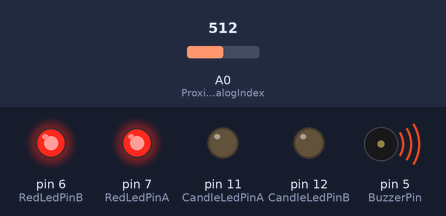
The sketch below on a simulated Arduino Uno, built with avr-gcc and run on an emulated ATmega328P. Shown: output pins drawn as LEDs (lit = HIGH), buzzer (waves = sounding). The inputs (shaded band) are chosen by the test bench; at power-on: A0 (ProximitySensorAnalogIndex) = 512. Random numbers use the default seed unless the sketch sets one.

Above: at 2.2 s.
2.3 s: A0 (ProximitySensorAnalogIndex) set to 95
3.8 s: A0 (ProximitySensorAnalogIndex) set to 76
At 3.95 s:
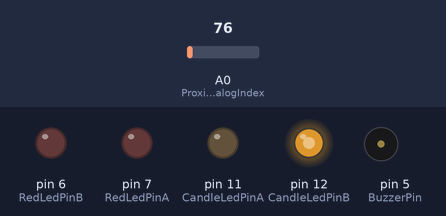
At 4.55 s:
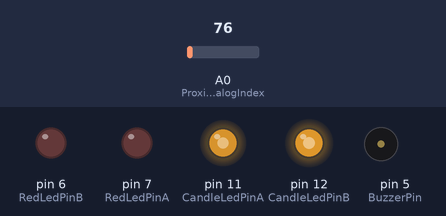
Timing chart, 0 to 4.5 s (numbered marks = the images above; inputs shaded):
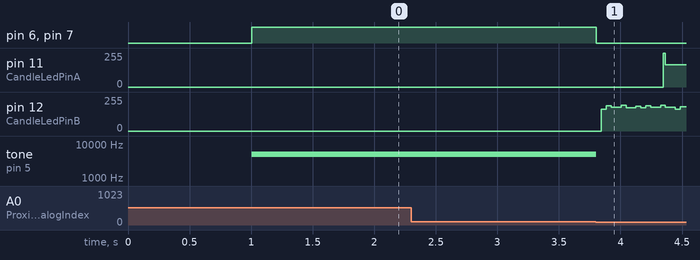

The sketch:

ArduinoJackOLatern.ino
```cpp
// proximity sensor constants
#define ProximitySensorAnalogIndex 0 // note:  This is specifically the analog index, not physical pin
#define ProximityThreshold 85 // larger is closer, 65-512 usable ranges
#define ProximityConsecutiveReadings 32 // number of readings at thresholds before changing proximity state

// proximity effect constants
#define RedLedPinA 7
#define RedLedPinB 6
#define BuzzerPin 5
#define BuzzerFrequencyHertz 5000

// candle effect constants
#define CandleLedPinA 11
#define CandleLedPinB 12
#define CandleFlickerMaxInterval 400
#define CandleFlickerMinInterval 100
#define CandleFlickerMaxBrightness 255
#define CandleFlickerMinBrightness 64

// candle effect variables
unsigned long candlePreviousTime = 0;
unsigned long candleFlickerInterval = CandleFlickerMinInterval;
int candleFlickerStart = CandleFlickerMinBrightness;
int candleFlickerTarget = CandleFlickerMaxBrightness;
int candleFlickerCurrent = CandleFlickerMinBrightness;

// proximity sensor variables
int proximityInRangeReadings = 0;
bool isProximityDetected = false;

void setup()
{
  pinMode(CandleLedPinA, OUTPUT);
  pinMode(CandleLedPinB, OUTPUT);
  pinMode(RedLedPinA, OUTPUT);
  pinMode(RedLedPinB, OUTPUT);
  pinMode(BuzzerPin, OUTPUT);

  delay(1000); // Allow the proximity sensor to initialize
}

void loop()
{
  if (UpdateProximityDetection())
  {
    if (isProximityDetected)
    {
      TurnOffCandleEffect();
      TurnOnProximityEffect();
    }
    else
    {
      TurnOffProximityEffect();
      TurnOnCandleEffect();
    }
  }

  if (isProximityDetected)
  {
    UpdateProximityEffect();
  }
  else
  {
    UpdateCandleEffect();
  }
}


void TurnOnProximityEffect()
{
  digitalWrite(RedLedPinA, HIGH);
  digitalWrite(RedLedPinB, HIGH);
  tone(BuzzerPin, BuzzerFrequencyHertz);
}

void TurnOffProximityEffect()
{
  noTone(BuzzerPin);
  digitalWrite(RedLedPinA, LOW);
  digitalWrite(RedLedPinB, LOW);
}

void UpdateProximityEffect()
{
}

void TurnOnCandleEffect()
{
  digitalWrite(CandleLedPinA, HIGH);
  digitalWrite(CandleLedPinB, HIGH);
}

void TurnOffCandleEffect()
{
  digitalWrite(CandleLedPinA, LOW);
  digitalWrite(CandleLedPinB, LOW);
}

void UpdateCandleEffect()
{
  unsigned long currentTime = millis();
  unsigned long deltaTime = currentTime - candlePreviousTime;
  if (deltaTime > candleFlickerInterval)
  {
    // reached target, pick new brightness and time
    candlePreviousTime = currentTime;

    candleFlickerStart = candleFlickerTarget;
    candleFlickerTarget = random(CandleFlickerMinBrightness, CandleFlickerMaxBrightness);
    candleFlickerInterval = random(CandleFlickerMinInterval, CandleFlickerMaxInterval);
  }

  // linear interpolation from source to target giving current time progress
  candleFlickerCurrent = candleFlickerStart + candleFlickerInterval * (candleFlickerTarget - candleFlickerStart) / deltaTime;

  analogWrite(CandleLedPinA, candleFlickerCurrent);
  analogWrite(CandleLedPinB, candleFlickerCurrent);
}

bool UpdateProximityDetection()
{
  int proximity = analogRead(ProximitySensorAnalogIndex);
  bool stateChanged = false;

  // leakey bucket implementation for state change
  // this provides a debounce filter
  //

  // update count of in range readings
  if (proximity > ProximityThreshold)
  {
    // fill to limit
    proximityInRangeReadings = min(ProximityConsecutiveReadings, proximityInRangeReadings + 1);
  }
  else if (proximityInRangeReadings > 0)
  {
    // leak
    proximityInRangeReadings--;
  }

  // test thresholds and set state only if thresholds are reached
  // otherwise leave the state alone
  if (proximityInRangeReadings == ProximityConsecutiveReadings)
  {
    isProximityDetected = true;
    stateChanged = true;
  }
  else if (proximityInRangeReadings == 0)
  {
    isProximityDetected = false;
    stateChanged = true;
  }

  return stateChanged;
}
```

Measured:
- the behaviour switches between 86 and 85 on A0 (ProximitySensorAnalogIndex) (found by bisection; images 0 and 1)
